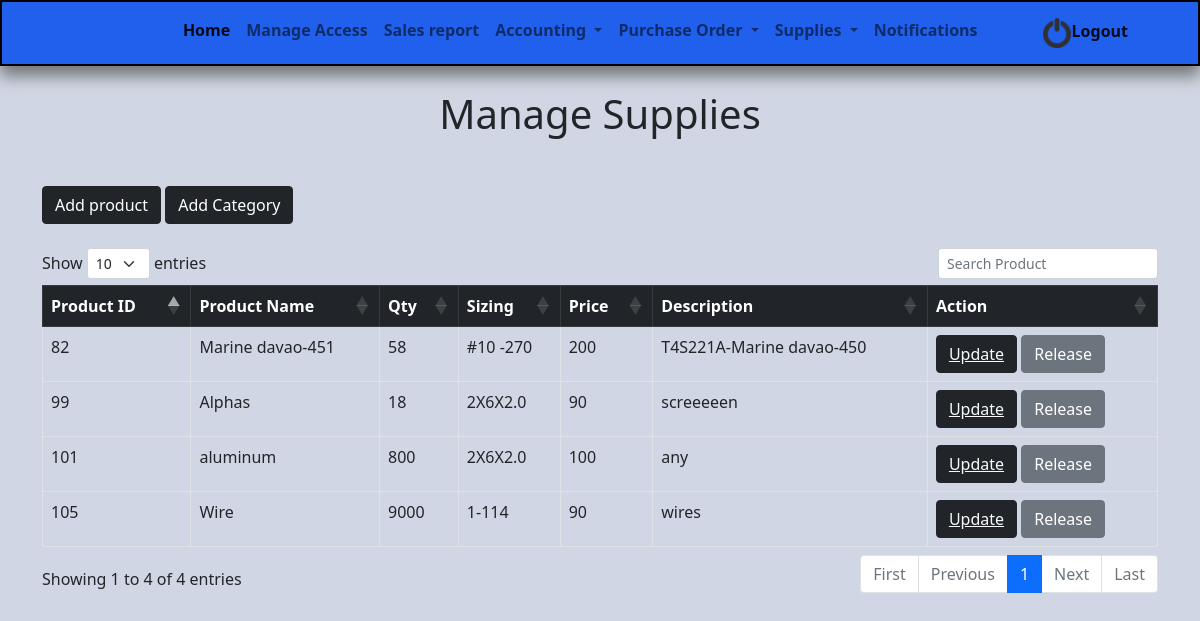
The page /stocks.php on the database as committed earlier.
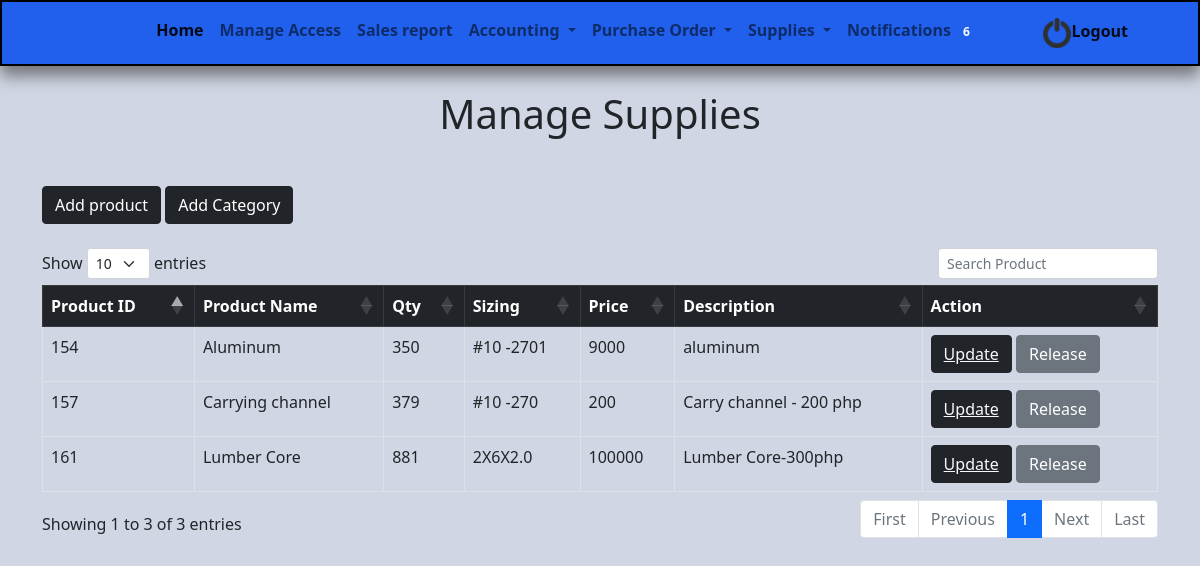
The same page on the database as committed later.
### tables this page shows
CREATE TABLE `stock` (
  `id` int(11) NOT NULL,
  `product_id` varchar(50) NOT NULL,
  `category_id` int(11) NOT NULL,
  `product_name` varchar(50) NOT NULL,
  `qty` int(11) NOT NULL,
  `sizing` varchar(50) NOT NULL,
  `description` text NOT NULL,
  `prc` int(11) NOT NULL,
  `image_url` varchar(50) NOT NULL
);

### database/functions.php (called while the page is built, shortened)
<?php
    function fetchAll($query){
        $con = new PDO(DBINFO, DBUSER, DBPASS);
        $stmt = $con->query($query);
        return $stmt->fetchAll();
    }
?>

### stocks.php (the view, shortened to what this page needs)
<?php
 include'database/db.php';
include 'try.php';
?>
<!DOCTYPE html>
<html>
<head>
	<link href="https://cdn.jsdelivr.net/npm/bootstrap@5.1.3/dist/css/bootstrap.min.css" rel="stylesheet">
  <link rel="stylesheet" type="text/css" href="https://cdn.datatables.net/1.11.3/css/dataTables.bootstrap5.min.css">
</head>
<body>
<div class="container">
<form method="POST" action="" class="needs-validation" novalidate>
<h1 class="text-center my-4">Manage Supplies</h1>
<button type="button" class="btn btn-dark" data-bs-toggle="modal" data-bs-target="#staticBackdrop">
  Add product
</button>
<button type="button" class="btn btn-dark my-4" data-bs-toggle="modal" data-bs-target="#category">
  Add Category
</button>
</form>
<table class="table table-bordered" id="tebol">
  <thead class="table-dark">
    <tr>
      <th>Product ID</th>
    	<th>Product Name</th>
    	<th>Qty</th>
    	<th>Sizing</th>
      <th>Price</th>
    	<th>Description</th>
      <th>Action</th>
    </tr>
  </thead>
  <tbody>
	<?php
	$sql="SELECT * FROM `stock`";
  $result = $conn->query($sql);
  if($result->num_rows>0){
    while ($row=$result->fetch_assoc()){
      $id=$row['id'];
      $pname=$row['product_name'];
      $qty=$row['qty'];
      $size=$row['sizing'];
      $description=$row['description'];
      $price=$row['prc'];
     echo '<tr>
     <td>'.$id.'</td>
      <td>'.$pname.'</td>
       <td>'.$qty.'</td>
       <td>'.$size.'</td>
       <td>'.$price.'</td>
        <td>'.$description.'</td>
        <td>
      <button class="btn btn-dark"><a class="text-light" href="stock_update.php?updateid='.$id.'">Update</a></button>
      <button class="btn btn-secondary editbtn">Release</button>
      </td>
      </tr>';
    }
  }else{
    die(mysqli_error($conn));
  }
	?>
  </tbody>
</table>
</div>
</body>
</html>

### try.php (shortened to what this page needs)
<?php
include 'database/functions.php';
?>
<!DOCTYPE html>
<html>
<head>
  <link href="https://cdn.jsdelivr.net/npm/bootstrap@5.1.3/dist/css/bootstrap.min.css" rel="stylesheet">
  <link rel="stylesheet" href="https://cdn.jsdelivr.net/npm/bootstrap-icons@1.6.1/font/bootstrap-icons.css">
</head>
<body style="background-color: #D0D6E3">
<nav class="navbar navbar-expand-md navbar-light" style="background: #2060EC; border: 2px black solid;box-shadow: 0 10px 15px #737579">
  <div class="container-fluid" style="font-weight: bold;">
    <div class="collapse navbar-collapse" id="navbarSupportedContent">
      <ul class="navbar-nav ms-auto mb-2 mb-lg-0" style="margin-right: 50px; font-weight: bold;">
        <li class="nav-item ms-5">
          <a class="nav-link active" aria-current="page" href="">Home</a>
        </li>
        <div class="d-flex">
        <li class="nav-item ">
          <a class="nav-link" href="users.php">Manage Access</a>
        </li>
      </div>
       <div class="d-flex">
        <li class="nav-item ">
          <a class="nav-link" href="sales.php">Sales report</a>
        </li>
      </div>
       <li class="nav-item dropdown d-flex">
          <a class="nav-link dropdown-toggle" href="#" id="navbarScrollingDropdown" role="button" data-bs-toggle="dropdown" aria-expanded="false">
            Accounting
          </a>
        </li>
   <li class="nav-item dropdown d-flex">
          <a class="nav-link dropdown-toggle" href="#" id="navbarScrollingDropdown" role="button" data-bs-toggle="dropdown" aria-expanded="false">
          Purchase Order
          </a>
        </li>
           <li class="nav-item dropdown d-flex">
          <a class="nav-link dropdown-toggle" href="#" id="navbarScrollingDropdown" role="button" data-bs-toggle="dropdown" aria-expanded="false">
          Supplies
          </a>
        </li>
<ul class="navbar-nav mr-auto">
         <li class="nav-item dropdown ">
            <a class="nav-link" href="" id="dropdown01" data-toggle="dropdown" aria-haspopup="true" aria-expanded="false">Notifications
                <?php
                $query = "SELECT * from `notifications` where `status` = 'unread' order by `date` DESC";
                if(count(fetchAll($query))>0){
                ?>
                <span class="badge badge-light"><?php echo count(fetchAll($query)); ?></span>
              <?php
                }
                    ?>
              </a>
  </li>
  </ul>
                <li class="nav-item ms-5">
          <a class="nav-link active" aria-current="page" href="index.php" style="margin-left: 0"><span><img src="images/power-icon.png" width="30px" height="30px"></span>Logout</a>
        </li>
      </ul>
    </div>
  </div>
</nav>
</body>
</html>

Rows that differ between the two databases and show on the page:
removed stock: id "82", product_name "Marine davao-451", qty "58", sizing "#10 -270", prc "200", description "T4S221A-Marine davao-450"
removed stock: id "99", product_name "Alphas", qty "18", sizing "2X6X2.0", prc "90", description "screeeeen"
removed stock: id "101", product_name "aluminum", qty "800", sizing "2X6X2.0", prc "100", description "any"
removed stock: id "105", product_name "Wire", qty "9000", sizing "1-114", prc "90", description "wires"
added stock: id "154", product_name "Aluminum", qty "350", sizing "#10 -2701", prc "9000", description "aluminum"
added stock: id "157", product_name "Carrying channel", qty "379", sizing "#10 -270", prc "200", description "Carry channel - 200 php"
added stock: id "161", product_name "Lumber Core", qty "881", sizing "2X6X2.0", prc "100000", description "Lumber Core-300php"
Other text that changed with them:
count(fetchAll($query)): (not shown) → "6"
text written by a page script: "Show entries Showing 1 to 4 of 4 entries First Previous 1 Next Last" → "Show entries Showing 1 to 3 of 3 entries First Previous 1 Next Last"
